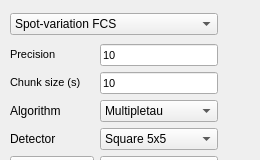
  <widget class="QDockWidget" name="dockWidget_3">
   <property name="sizePolicy">
    <sizepolicy hsizetype="Preferred" vsizetype="Preferred">
     <horstretch>0</horstretch>
     <verstretch>0</verstretch>
    </sizepolicy>
   </property>
   <property name="minimumSize">
    <size>
     <width>260</width>
     <height>160</height>
    </size>
   </property>
   <property name="features">
    <set>QDockWidget::DockWidgetFloatable|QDockWidget::DockWidgetMovable</set>
   </property>
   <property name="allowedAreas">
    <set>Qt::AllDockWidgetAreas</set>
   </property>
   <property name="windowTitle">
    <string>Calculate correlations</string>
   </property>
   <attribute name="dockWidgetArea">
    <number>2</number>
   </attribute>
   <widget class="QWidget" name="dockWidgetContents_3">
    <widget class="QWidget" name="verticalLayoutWidget_2">
     <property name="geometry">
      <rect>
       <x>10</x>
       <y>10</y>
       <width>208</width>
       <height>172</height>
      </rect>
     </property>
     <layout class="QVBoxLayout" name="verticalLayout_4">
      <item>
       <widget class="QComboBox" name="corrs_dropdown">
        <item>
         <property name="text">
          <string>Spot-variation FCS</string>
         </property>
        </item>
        <item>
         <property name="text">
          <string>Cross-correlation spectroscopy</string>
         </property>
        </item>
        <item>
         <property name="text">
          <string>Pair-correlation FCS</string>
         </property>
        </item>
        <item>
         <property name="text">
          <string>All autocorrelations</string>
         </property>
        </item>
        <item>
         <property name="text">
          <string>STICS with iMSD analysis</string>
         </property>
        </item>
       </widget>
      </item>
      <item>
       <layout class="QGridLayout" name="gridLayout_7" columnstretch="1,0">
        <item row="4" column="0">
         <widget class="QPushButton" name="calcCorrCurrentFile_button">
          <property name="text">
           <string>Calculate now</string>
          </property>
         </widget>
        </item>
        <item row="4" column="1">
         <widget class="QPushButton" name="addToJoblist_button">
          <property name="text">
           <string>Add to joblist</string>
          </property>
         </widget>
        </item>
        <item row="0" column="0">
         <widget class="QLabel" name="precision_label">
          <property name="text">
           <string>&lt;html&gt;&lt;head/&gt;&lt;body&gt;&lt;p&gt;&lt;span style=&quot; font-size:8pt;&quot;&gt;Precision&lt;/span&gt;&lt;/p&gt;&lt;/body&gt;&lt;/html&gt;</string>
          </property>
         </widget>
        </item>
        <item row="0" column="1">
         <widget class="QLineEdit" name="resolution_edit">
          <property name="font">
           <font>
            <pointsize>8</pointsize>
            <weight>50</weight>
            <bold>false</bold>
           </font>
          </property>
          <property name="text">
           <string>10</string>
          </property>
         </widget>
        </item>
        <item row="1" column="0">
         <widget class="QLabel" name="chunkSize_label">
          <property name="text">
           <string>&lt;html&gt;&lt;head/&gt;&lt;body&gt;&lt;p&gt;&lt;span style=&quot; font-size:8pt;&quot;&gt;Chunk size (s)&lt;/span&gt;&lt;/p&gt;&lt;/body&gt;&lt;/html&gt;</string>
          </property>
         </widget>
        </item>
        <item row="1" column="1">
         <widget class="QLineEdit" name="chunkSize_edit">
          <property name="font">
           <font>
            <pointsize>8</pointsize>
            <weight>50</weight>
            <bold>false</bold>
           </font>
          </property>
          <property name="text">
           <string>10</string>
          </property>
         </widget>
        </item>
        <item row="2" column="1">
         <widget class="QComboBox" name="algorithm_dropdown">
          <item>
           <property name="text">
            <string>Multipletau</string>
           </property>
          </item>
          <item>
           <property name="text">
            <string>Wiener-Khinchin</string>
           </property>
          </item>
          <item>
           <property name="text">
            <string>TT2Corr</string>
           </property>
          </item>
         </widget>
        </item>
        <item row="2" column="0">
         <widget class="QLabel" name="algorithm_label">
          <property name="text">
           <string>Algorithm</string>
          </property>
         </widget>
        </item>
        <item row="3" column="0">
         <widget class="QLabel" name="label">
          <property name="text">
           <string>Detector</string>
          </property>
         </widget>
        </item>
        <item row="3" column="1">
         <widget class="QComboBox" name="detector_dropdown">
          <item>
           <property name="text">
            <string>Square 5x5</string>
           </property>
          </item>
          <item>
           <property name="text">
            <string>Airyscan 32</string>
           </property>
          </item>
         </widget>
        </item>
       </layout>
      </item>
     </layout>
    </widget>
   </widget>
  </widget>
